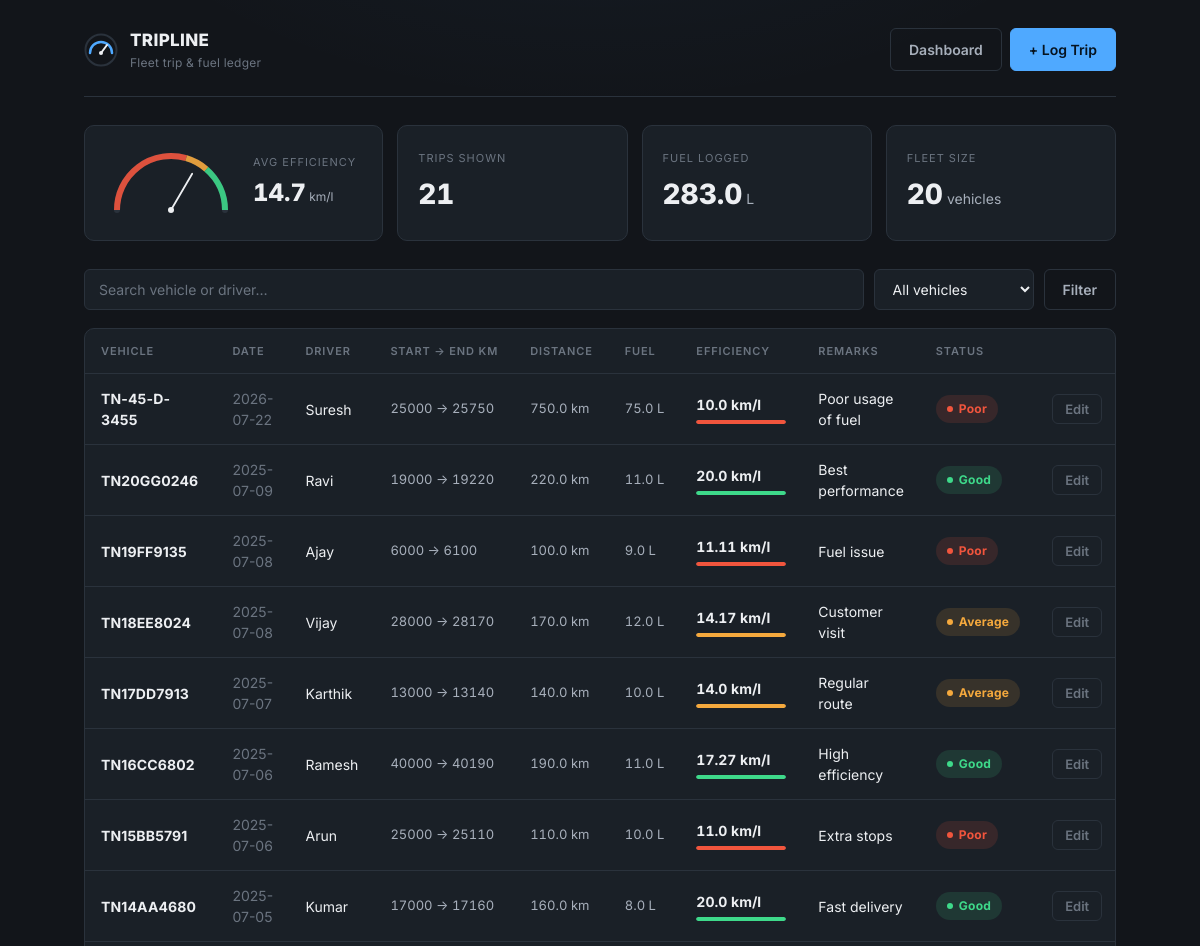
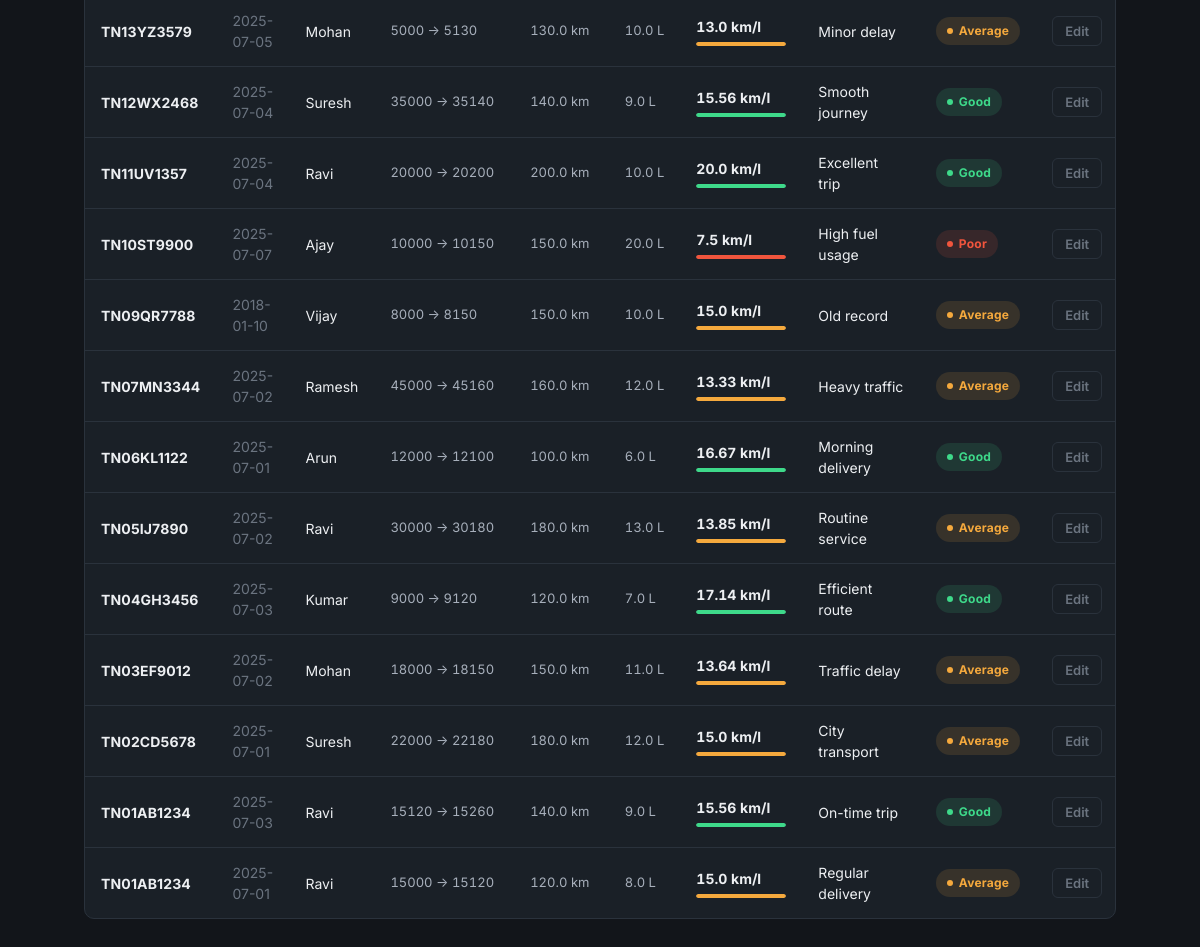
The page / on the database its author committed (2 pictures, top to bottom).
### tables this page shows
CREATE TABLE records(
    record_id INTEGER PRIMARY KEY AUTOINCREMENT,
    vehicle_no TEXT,
    trip_date TEXT,
    start_km INTEGER,
    end_km INTEGER,
    distance REAL,
    fuel_litres REAL,
    driver TEXT,
    efficiency REAL,
    status TEXT,
    remarks TEXT,
    UNIQUE(vehicle_no, trip_date)
);

### app.py (the view, shortened to what this page needs)
@app.route("/")
def index():
    conn = get_db()
    search = request.args.get("search", "")
    vehicle = request.args.get("vehicle", "")
    flash = request.args.get("flash", "")
    query = "SELECT * FROM records WHERE 1=1"
    params = []
    if vehicle:
        query += " AND vehicle_no=?"
        params.append(vehicle)
    query += " ORDER BY record_id DESC"
    records = conn.execute(query, params).fetchall()
    vehicles = conn.execute("""
        SELECT DISTINCT vehicle_no
        FROM records
        ORDER BY vehicle_no
    """).fetchall()
    conn.close()
    total_records = len(records)
    total_fuel = sum(r["fuel_litres"] for r in records) if records else 0
    efficiencies = [r["efficiency"] for r in records if r["efficiency"] is not None]
    avg_efficiency = round(sum(efficiencies) / len(efficiencies), 2) if efficiencies else 0
    fleet_count = len(vehicles)
    needle_x, needle_y = gauge_point(avg_efficiency, radius=70)
    return render_template(
        "index.html",
        records=records,
        vehicles=vehicles,
        total_records=total_records,
        total_fuel=round(total_fuel, 2),
        avg_efficiency=avg_efficiency,
        fleet_count=fleet_count,
        needle_x=needle_x,
        needle_y=needle_y,
        gauge_good=GAUGE_GOOD,
        gauge_average=GAUGE_AVERAGE,
        gauge_max=GAUGE_MAX,
        search=search,
        vehicle=vehicle,
        flash=flash
    )

### app.py (called while the page is built)
def gauge_point(value, radius, cx=110, cy=110, max_value=GAUGE_MAX):
    t = max(0, min(value / max_value, 1))
    phi = math.radians(180 - 180 * t)
    x = cx + radius * math.cos(phi)
    y = cy - radius * math.sin(phi)
    return round(x, 1), round(y, 1)

def get_db():
    conn = sqlite3.connect(DATABASE)
    conn.row_factory = sqlite3.Row
    return conn

### templates/index.html (shortened to what this page needs)
{% extends "base.html" %}
{% block content %}
<section class="dashboard-cluster">
  <div class="panel panel-gauge">
    <svg class="gauge-svg" viewBox="0 0 220 130">
      <path class="gauge-track" d="M 20 110 A 90 90 0 0 1 200 110" />
      <path class="gauge-zone poor" d="M 20 110 A 90 90 0 0 1 135.33 23.64" />
      <path class="gauge-zone average" d="M 135.33 23.64 A 90 90 0 0 1 168.94 42.0" />
      <path class="gauge-zone good" d="M 168.94 42.0 A 90 90 0 0 1 200 110" />
      <line class="gauge-needle" x1="110" y1="110" x2="{{ needle_x }}" y2="{{ needle_y }}" />
      <circle class="gauge-pivot" cx="110" cy="110" r="5" />
    </svg>
    <div class="gauge-readout">
      <span class="stat-label">Avg Efficiency</span>
      <span class="gauge-value">{{ avg_efficiency }}<span class="unit"> km/l</span></span>
    </div>
  </div>
  <div class="panel panel-stat">
    <span class="stat-label">Trips Shown</span>
    <span class="stat-value">{{ total_records }}</span>
  </div>
  <div class="panel panel-stat">
    <span class="stat-label">Fuel Logged</span>
    <span class="stat-value">{{ total_fuel }}<span class="unit">L</span></span>
  </div>
  <div class="panel panel-stat">
    <span class="stat-label">Fleet Size</span>
    <span class="stat-value">{{ fleet_count }}<span class="unit">vehicles</span></span>
  </div>
</section>
<section class="controls-bar">
  <form method="get" action="/">
    <input
      class="field-input search-input"
      type="text"
      name="search"
      placeholder="Search vehicle or driver…"
      value="{{ search }}"
    >
    <select class="field-input vehicle-select" name="vehicle" onchange="this.form.submit()">
      <option value="">All vehicles</option>
    </select>
    <button class="btn btn-ghost" type="submit">Filter</button>
  </form>
</section>
<section class="table-wrap">
  {% if records|length == 0 %}
    <div class="empty-state">
      <svg viewBox="0 0 24 24" fill="none" xmlns="http://www.w3.org/2000/svg">
        <path d="M3 12 C 3 12, 8 6, 12 12 S 21 12, 21 12" stroke="currentColor" stroke-width="1.6" stroke-linecap="round"/>
        <circle cx="21" cy="12" r="1.4" fill="currentColor"/>
      </svg>
      {% if search or vehicle %}
        <h3>No trips match this search</h3>
        <p>Try a different vehicle number, driver name, or clear the filter.</p>
        <a href="/" class="btn btn-ghost">Clear filter</a>
      {% else %}
        <h3>No trips logged yet</h3>
        <p>Log your first trip to start tracking distance, fuel, and efficiency across the fleet.</p>
        <a href="/add" class="btn btn-primary">Log your first trip</a>
      {% endif %}
    </div>
  {% else %}
    <table>
      <thead>
        <tr>
          <th>Vehicle</th>
          <th>Date</th>
          <th>Driver</th>
          <th>Start → End KM</th>
          <th>Distance</th>
          <th>Fuel</th>
          <th>Efficiency</th>
          <th>Remarks</th>
          <th>Status</th>
          <th></th>
        </tr>
      </thead>
    <tbody>
  {% for r in records %}
  <tr>
    <td data-label="Vehicle" class="cell-vehicle">{{ r.vehicle_no }}</td>
    <td data-label="Date" class="cell-muted">{{ r.trip_date }}</td>
    <td data-label="Driver">{{ r.driver }}</td>
    <td data-label="Start → End" class="cell-km">{{ r.start_km }} → {{ r.end_km }}</td>
    <td data-label="Distance" class="cell-km">{{ r.distance }} km</td>
    <td data-label="Fuel" class="cell-km">{{ r.fuel_litres }} L</td>
    <td data-label="Efficiency">
      <div class="eff-cell">
        <span class="eff-value">{{ r.efficiency }} km/l</span>
        <div class="eff-bar-track">
          <div class="eff-bar-fill {{ r.status|lower }}">
          </div>
        </div>
      </div>
    </td>
    <td data-label="Remarks">{{ r.remarks }}</td>
    <td data-label="Status">
      <span class="status-badge {{ r.status|lower }}">
        {{ r.status }}
      </span>
    </td>
    <td data-label="">
      <a href="/edit/{{ r.record_id }}" class="edit-link">Edit</a>
    </td>
  </tr>
  {% endfor %}
</tbody>
    </table>
  {% endif %}
</section>
{% endblock %}

### templates/base.html (shortened to what this page needs)
<!DOCTYPE html>
<html lang="en">
<head>
  <link rel="stylesheet" href="{{ url_for('static', filename='css/style.css') }}">
</head>
<body>
  <div class="app-shell">
    <header class="topbar">
      <a href="/" class="brand" style="text-decoration:none;">
        <span class="brand-text">
          <span class="brand-name">TRIPLINE</span>
          <span class="brand-tag">Fleet trip &amp; fuel ledger</span>
        </span>
      </a>
      <nav class="nav-links">
        <a href="/" class="btn btn-ghost">Dashboard</a>
        <a href="/add" class="btn btn-primary">+ Log Trip</a>
      </nav>
    </header>
    {% block content %}{% endblock %}
  </div>
</body>
</html>

### rows shown on the page
records: vehicle_no "TN-45-D-3455", trip_date "2026-07-22", driver "Suresh", start_km "25000", end_km "25750", distance "750.0", fuel_litres "75.0", efficiency "10.0", remarks "Poor usage of fuel", status "Poor"
records: vehicle_no "TN20GG0246", trip_date "2025-07-09", driver "Ravi", start_km "19000", end_km "19220", distance "220.0", fuel_litres "11.0", efficiency "20.0", remarks "Best performance", status "Good"
records: vehicle_no "TN19FF9135", trip_date "2025-07-08", driver "Ajay", start_km "6000", end_km "6100", distance "100.0", fuel_litres "9.0", efficiency "11.11", remarks "Fuel issue", status "Poor"
records: vehicle_no "TN18EE8024", trip_date "2025-07-08", driver "Vijay", start_km "28000", end_km "28170", distance "170.0", fuel_litres "12.0", efficiency "14.17", remarks "Customer visit", status "Average"
records: vehicle_no "TN17DD7913", trip_date "2025-07-07", driver "Karthik", start_km "13000", end_km "13140", distance "140.0", fuel_litres "10.0", efficiency "14.0", remarks "Regular route", status "Average"
records: vehicle_no "TN16CC6802", trip_date "2025-07-06", driver "Ramesh", start_km "40000", end_km "40190", distance "190.0", fuel_litres "11.0", efficiency "17.27", remarks "High efficiency", status "Good"
records: vehicle_no "TN15BB5791", trip_date "2025-07-06", driver "Arun", start_km "25000", end_km "25110", distance "110.0", fuel_litres "10.0", efficiency "11.0", remarks "Extra stops", status "Poor"
records: vehicle_no "TN14AA4680", trip_date "2025-07-05", driver "Kumar", start_km "17000", end_km "17160", distance "160.0", fuel_litres "8.0", efficiency "20.0", remarks "Fast delivery", status "Good"
records: vehicle_no "TN13YZ3579", trip_date "2025-07-05", driver "Mohan", start_km "5000", end_km "5130", distance "130.0", fuel_litres "10.0", efficiency "13.0", remarks "Minor delay", status "Average"
records: vehicle_no "TN12WX2468", trip_date "2025-07-04", driver "Suresh", start_km "35000", end_km "35140", distance "140.0", fuel_litres "9.0", efficiency "15.56", remarks "Smooth journey", status "Good"
records: vehicle_no "TN11UV1357", trip_date "2025-07-04", driver "Ravi", start_km "20000", end_km "20200", distance "200.0", fuel_litres "10.0", efficiency "20.0", remarks "Excellent trip", status "Good"
records: vehicle_no "TN10ST9900", trip_date "2025-07-07", driver "Ajay", start_km "10000", end_km "10150", distance "150.0", fuel_litres "20.0", efficiency "7.5", remarks "High fuel usage", status "Poor"
records: vehicle_no "TN09QR7788", trip_date "2018-01-10", driver "Vijay", start_km "8000", end_km "8150", distance "150.0", fuel_litres "10.0", efficiency "15.0", remarks "Old record", status "Average"
records: vehicle_no "TN07MN3344", trip_date "2025-07-02", driver "Ramesh", start_km "45000", end_km "45160", distance "160.0", fuel_litres "12.0", efficiency "13.33", remarks "Heavy traffic", status "Average"
records: vehicle_no "TN06KL1122", trip_date "2025-07-01", driver "Arun", start_km "12000", end_km "12100", distance "100.0", fuel_litres "6.0", efficiency "16.67", remarks "Morning delivery", status "Good"
records: vehicle_no "TN05IJ7890", trip_date "2025-07-02", driver "Ravi", start_km "30000", end_km "30180", distance "180.0", fuel_litres "13.0", efficiency "13.85", remarks "Routine service", status "Average"
records: vehicle_no "TN04GH3456", trip_date "2025-07-03", driver "Kumar", start_km "9000", end_km "9120", distance "120.0", fuel_litres "7.0", efficiency "17.14", remarks "Efficient route", status "Good"
records: vehicle_no "TN03EF9012", trip_date "2025-07-02", driver "Mohan", start_km "18000", end_km "18150", distance "150.0", fuel_litres "11.0", efficiency "13.64", remarks "Traffic delay", status "Average"
records: vehicle_no "TN02CD5678", trip_date "2025-07-01", driver "Suresh", start_km "22000", end_km "22180", distance "180.0", fuel_litres "12.0", efficiency "15.0", remarks "City transport", status "Average"
records: vehicle_no "TN01AB1234", trip_date "2025-07-03", driver "Ravi", start_km "15120", end_km "15260", distance "140.0", fuel_litres "9.0", efficiency "15.56", remarks "On-time trip", status "Good"
records: vehicle_no "TN01AB1234", trip_date "2025-07-01", driver "Ravi", start_km "15000", end_km "15120", distance "120.0", fuel_litres "8.0", efficiency "15.0", remarks "Regular delivery", status "Average"

### other values the page prints
{{ avg_efficiency }} "14.7"
{{ total_records }} "21"
{{ total_fuel }} "283.0"
{{ fleet_count }} "20"
